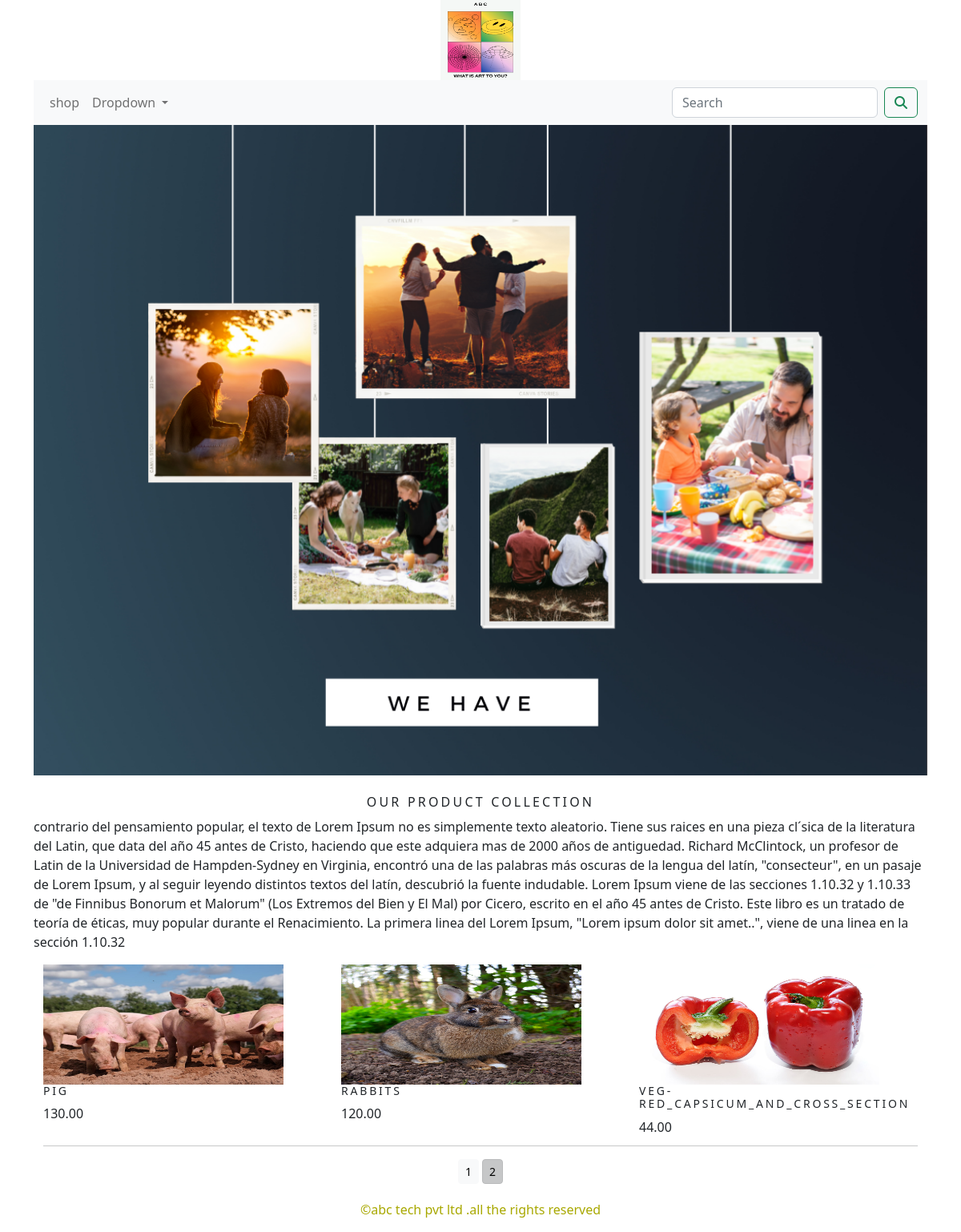
Screenshot of /shop/?page=2 with the database file from the repository.
### shop/models.py (models this page shows, shortened)
class Product(models.Model):
    name=models.CharField(max_length=250,unique=True)
    slug=models.SlugField(max_length=250,unique=True)
    description=models.TextField(blank=True)
    price=models.DecimalField(max_digits=10,decimal_places=2)
    category=models.ForeignKey(Category,on_delete=models.CASCADE)
    image=models.ImageField(upload_to='product',blank=True)
    stock=models.IntegerField()
    available=models.BooleanField(default=True)
    created=models.DateTimeField(auto_now_add=True)
    updated=models.DateTimeField(auto_now=True)
    def get_url(self):
        return reverse('shop:prodcatdetail',args=[self.category.slug,self.slug])
    class Meta:
        ordering = ('name',)
        verbose_name = 'product'
        verbose_name_plural = 'products'

### shop/views.py (the view)
# urls.py: path('',views.allprodcat,name='allprodcat'),
def allprodcat(request,c_slug=None):
    c_page = None
    products_list=None
    if c_slug!= None:
        c_page = get_object_or_404(Category, slug=c_slug)
        products_list= Product.objects.all().filter(category=c_page, available=True)
    else:
        products_list=Product.objects.all().filter(available=True)
    paginator=Paginator(products_list,6)
    try:
        page=int(request.GET.get('page','1'))
    except:
        page=1
    try:
        products=paginator.page(page)
    except (EmptyPage,InvalidPage):
        products=paginator.page(paginator.num_pages)
    return render(request,"category.html",{'category':c_page,'products':products})

### cart/context_processors.py (called while the page is built)
def counter(request):
    item_count=0
    if 'admin' in request.path:
        return {}
    else:
        try:
            cart=Cart.objects.filter(cart_id=_cart_id(request))
            car_items=CartItem.objects.all().filter(cart=cart[:1])
            for cart_item in car_items:
                item_count += cart_item.quantity
        except Cart.DoesNotExist:
            item_count =0
    return dict(item_count=item_count)

### cart/views.py (called while the page is built)
def _cart_id(request):
    cart=request.session.session_key
    if not cart:
        cart=request.session.create()
    return cart

### shop/context_processors.py (called while the page is built)
def menu_links(request):
    links=Category.objects.all()
    return dict(links=links)

### shop/models.py (called while the page is built)
    def get_url(self):
        return reverse('shop:product_by_category',args=[self.slug])

### template/category.html (shortened to what this page needs)
{% extends 'base.html' %}
{% load static %}
{% block content %}
<div class="mx-auto">
    {% if category %}
    <img class="my_image" src="{{ category.image.url }} "  alt="{{category.name}} ">
</div>
<br>
<div>
        <h1 class="text-center my_title">{{category.name}}</h1>
        <p class="text-justify">{{category.description}}</p>
</div>
    {% else %}
<div>
    <img class="my_image my_image_padding" src="{% static 'img/banner.png' %}" alt="our product" >
</div>
<br>
<div>
    <h1 class="text-center my_title">
        our product collection
    </h1>
    <p class="text-justify"> contrario del pensamiento popular, el texto de Lorem Ipsum no es simplemente texto aleatorio. Tiene sus raices en una pieza cl´sica de la literatura del Latin, que data del año 45 antes de Cristo, haciendo que este adquiera mas de 2000 años de antiguedad. Richard McClintock, un profesor de Latin de la Universidad de Hampden-Sydney en Virginia, encontró una de las palabras más oscuras de la lengua del latín, "consecteur", en un pasaje de Lorem Ipsum, y al seguir leyendo distintos textos del latín, descubrió la fuente indudable. Lorem Ipsum viene de las secciones 1.10.32 y 1.10.33 de "de Finnibus Bonorum et Malorum" (Los Extremos del Bien y El Mal) por Cicero, escrito en el año 45 antes de Cristo. Este libro es un tratado de teoría de éticas, muy popular durante el Renacimiento. La primera linea del Lorem Ipsum, "Lorem ipsum dolor sit amet..", viene de una linea en la sección 1.10.32</p>
</div>
    {% endif %}
<div class="container">
    <div class="row mx_auto">
        {% for product in products.object_list %}
        <div class="my_bottam_margin col-9 col-sm-12  col-md-4 xol-lg-4">
            <div class="card-text-center" style="width:200px;height:250px;">
                <a href="{{product.get_url}}"><img class="card-img-top my_image" style="width:300px;height:150px;"src="{{product.image.url}}"  alt="{{product.name}}"></a>
                <div class="card-body">
                    <h2>{{product.name}}</h2>
                    <p>{{product.price}}</p>
                </div>
            </div>
        </div>
        {% endfor %}
    </div>
    <div class="mx-auto">
        {% if products.paginator.num_pages > 1 %}
        <hr>
        <div class="text-center">
            {% for pg in products.paginator.page_range %}
                <a href="?page={{pg}}" class="btn btn-light btn-sm {% if products.number == pg %} active {% endif %}">{{pg}}</a>
            {% endfor %}
        </div>
        {% endif %}
    </div>
</div>
{% endblock %}

### static/css/custom.css (style rules this page uses)
body { font-family: 'Roboto', sans-serif; }
.my_image { height:auto; width: 100%; }
.my_title { font-size:16px; text-transform:uppercase; letter-spacing:.2em; }
.my_image_padding { padding-size:5px; }
.my_bottam_margin { margin-bottom:10px; width:200px; height:200px; }

### rows the page displays
Product: image (picture), name "PIG", price "130.00"
Product: image (picture), name "RABBITS", price "120.00"
Product: image (picture), name "VEG-RED_CAPSICUM_AND_CROSS_SECTION", price "44.00"

### other values shown
{{ pg }} "1" "2"
